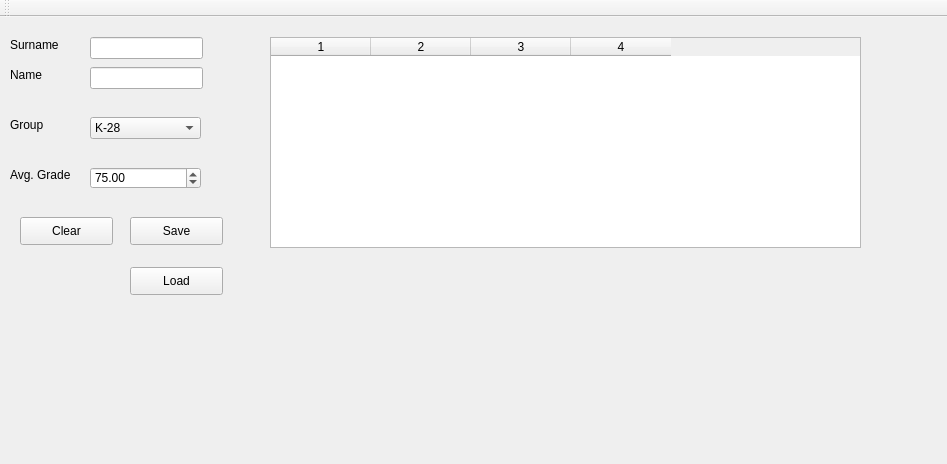
<?xml version="1.0" encoding="UTF-8"?>
<ui version="4.0">
 <class>MainWindow</class>
 <widget class="QMainWindow" name="MainWindow">
  <property name="geometry">
   <rect>
    <x>0</x>
    <y>0</y>
    <width>947</width>
    <height>464</height>
   </rect>
  </property>
  <property name="windowTitle">
   <string>MainWindow</string>
  </property>
  <widget class="QWidget" name="centralWidget">
   <widget class="QLineEdit" name="inpName">
    <property name="geometry">
     <rect>
      <x>90</x>
      <y>50</y>
      <width>113</width>
      <height>22</height>
     </rect>
    </property>
   </widget>
   <widget class="QLabel" name="lblName">
    <property name="geometry">
     <rect>
      <x>10</x>
      <y>50</y>
      <width>55</width>
      <height>16</height>
     </rect>
    </property>
    <property name="text">
     <string>Name</string>
    </property>
   </widget>
   <widget class="QComboBox" name="inpGroup">
    <property name="geometry">
     <rect>
      <x>90</x>
      <y>100</y>
      <width>111</width>
      <height>22</height>
     </rect>
    </property>
    <item>
     <property name="text">
      <string>K-28</string>
     </property>
    </item>
    <item>
     <property name="text">
      <string>K-29</string>
     </property>
    </item>
   </widget>
   <widget class="QLabel" name="lblGroup">
    <property name="geometry">
     <rect>
      <x>10</x>
      <y>100</y>
      <width>55</width>
      <height>16</height>
     </rect>
    </property>
    <property name="text">
     <string>Group</string>
    </property>
   </widget>
   <widget class="QLabel" name="lblSurname">
    <property name="geometry">
     <rect>
      <x>10</x>
      <y>20</y>
      <width>55</width>
      <height>16</height>
     </rect>
    </property>
    <property name="text">
     <string>Surname</string>
    </property>
   </widget>
   <widget class="QLineEdit" name="inpSurname">
    <property name="geometry">
     <rect>
      <x>90</x>
      <y>20</y>
      <width>113</width>
      <height>22</height>
     </rect>
    </property>
   </widget>
   <widget class="QDoubleSpinBox" name="inpAvgGrade">
    <property name="geometry">
     <rect>
      <x>90</x>
      <y>150</y>
      <width>111</width>
      <height>22</height>
     </rect>
    </property>
    <property name="maximum">
     <double>100.000000000000000</double>
    </property>
    <property name="value">
     <double>75.000000000000000</double>
    </property>
   </widget>
   <widget class="QLabel" name="lblAvgGrade">
    <property name="geometry">
     <rect>
      <x>10</x>
      <y>150</y>
      <width>71</width>
      <height>16</height>
     </rect>
    </property>
    <property name="text">
     <string>Avg. Grade</string>
    </property>
   </widget>
   <widget class="QPushButton" name="btnSave">
    <property name="geometry">
     <rect>
      <x>130</x>
      <y>200</y>
      <width>93</width>
      <height>28</height>
     </rect>
    </property>
    <property name="text">
     <string>Save</string>
    </property>
   </widget>
   <widget class="QPushButton" name="btnClear">
    <property name="geometry">
     <rect>
      <x>20</x>
      <y>200</y>
      <width>93</width>
      <height>28</height>
     </rect>
    </property>
    <property name="text">
     <string>Clear</string>
    </property>
   </widget>
   <widget class="QTableWidget" name="tbwStudents">
    <property name="geometry">
     <rect>
      <x>270</x>
      <y>20</y>
      <width>591</width>
      <height>211</height>
     </rect>
    </property>
    <property name="columnCount">
     <number>4</number>
    </property>
    <column/>
    <column/>
    <column/>
    <column/>
   </widget>
   <widget class="QPushButton" name="btnLoad">
    <property name="geometry">
     <rect>
      <x>130</x>
      <y>250</y>
      <width>93</width>
      <height>28</height>
     </rect>
    </property>
    <property name="text">
     <string>Load</string>
    </property>
   </widget>
  </widget>
  <widget class="QToolBar" name="mainToolBar">
   <attribute name="toolBarArea">
    <enum>TopToolBarArea</enum>
   </attribute>
   <attribute name="toolBarBreak">
    <bool>false</bool>
   </attribute>
  </widget>
 </widget>
 <layoutdefault spacing="6" margin="11"/>
 <resources/>
 <connections/>
</ui>
